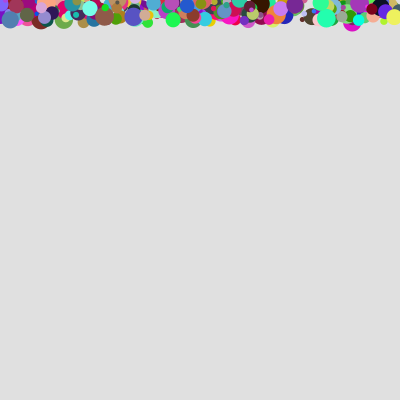
Frame 1 (no input)
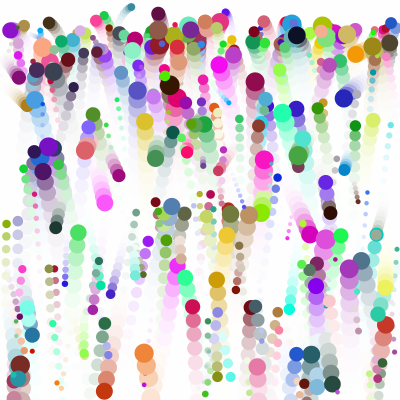
Frame 60 (the mouse pressed at the canvas centre just before this capture)
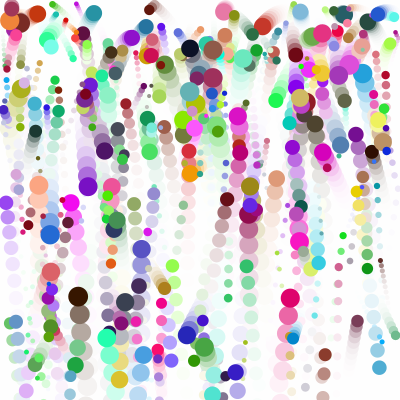
Frame 120 (the mouse held since frame 60 and released just before this capture)

The Processing sketch that drew these frames (run headless with seeded random() and noise(); from frame 60 on, the mouse is pressed at the canvas centre):

// Processing sketch: euler_integration_04
// ── euler_integration_04.pde
/**
 * Euler Integration (v04)
 * Pos  +=  spd 
 */

int ballCount = 300;
//create the memory for the entire array structure
EulerBall[] balls = new EulerBall[ballCount];

void setup() {
  size(400, 400);
  for (int i=0; i<ballCount; i++) {
    // instantiate the individual ball objects
    balls[i] = new EulerBall(new PVector(random(width), random(20)), new PVector(random(-3, 3), random(-3, 3)), random(2, 10), color(random(255), random(255), random(255)));
    balls[i].setAccel(random(.001, .8));
  }
}

void draw() {
  //background(255);
  fill(255, 100);
  rect(-1, -1, width+2, height+2);
  for (int i=0; i<ballCount; i++) {
    balls[i].move();
    balls[i].render();
    balls[i].boundsCollision();
  }
}

// ── EulerBall.pde
class EulerBall {

  PVector pos;
  PVector spd;
  float radius;
  color col;
  float accel;

  EulerBall() {
  }

  EulerBall(PVector pos, PVector spd, float radius, color col) {
    this.pos = pos;
    this.spd = spd;
    this.radius = radius;
    this.col = col;
  }

  void move() {
    spd.y+=accel;
    pos.add(spd);
  }

  void render() {
    noStroke();
    fill(this.col);
    ellipse(pos.x, pos.y, radius*2, radius*2);
  }

  void boundsCollision() {
    if (pos.x>width-radius) {
      pos.x = width-radius;
      spd.x *=-1;
    } 
    else if (pos.x<radius) {
      pos.x = radius;
      spd.x *=-1;
    }

    if (pos.y<radius) {
      pos.y = radius;
      spd.y *=-1;
    } 

    if (pos.y>height-radius) {
      pos.y = height-radius;
      spd.y *=-1;
    }
  }
  
  void setAccel(float accel){
    this.accel = accel;
  }
}
